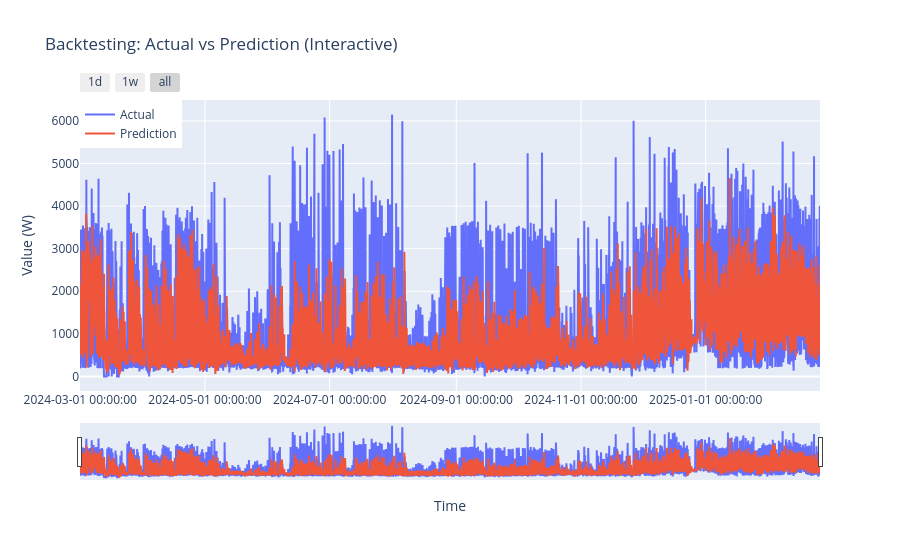

Here is the notebook cell this chart was saved with:
### Code cell
import plotly.graph_objs as go
from plotly.offline import iplot

fig = go.Figure()
fig.add_trace(go.Scatter(
    x=test_backtest_comparison.index.strftime("%Y-%m-%d %H:%M:%S"),
    y=test_backtest_comparison["train"],
    mode='lines',
    name='Actual'
))
fig.add_trace(go.Scatter(
    x=test_backtest_comparison.index.strftime("%Y-%m-%d %H:%M:%S"),
    y=test_backtest_comparison["pred"],
    mode='lines',
    name='Prediction'
))

fig.update_layout(
    title="Backtesting: Actual vs Prediction (Interactive)",
    xaxis_title="Time",
    yaxis_title="Value (W)",
    legend=dict(x=0, y=1),
    hovermode="x unified",
    xaxis=dict(
        tickformat='%Y-%m-%d %H:%M:%S',
        rangeslider=dict(visible=True),  # Add slider for time selection
        rangeselector=dict(
            buttons=list([
                dict(count=1, label="1d", step="day", stepmode="backward"),
                dict(count=7, label="1w", step="day", stepmode="backward"),
                dict(step="all")
            ])
        )
    )
)

iplot(fig)

### Figure 1 — Plotly figure (JSON) as saved in the notebook; plotly's stock layout.template omitted (floating-point values rounded to 4 significant figures; data arrays with more than 128 entries replaced by an {"elided": "..."} marker saying what was removed)
{"data": [{"mode": "lines", "name": "Actual", "type": "scatter", "x": {"elided": "17380 str values"}, "y": {"elided": "17380 float values"}}, {"mode": "lines", "name": "Prediction", "type": "scatter", "x": {"elided": "17380 str values"}, "y": {"elided": "17380 float values"}}], "layout": {"hovermode": "x unified", "legend": {"x": 0, "y": 1}, "title": {"text": "Backtesting: Actual vs Prediction (Interactive)"}, "xaxis": {"rangeselector": {"buttons": [{"count": 1, "label": "1d", "step": "day", "stepmode": "backward"}, {"count": 7, "label": "1w", "step": "day", "stepmode": "backward"}, {"step": "all"}]}, "rangeslider": {"visible": true}, "tickformat": "%Y-%m-%d %H:%M:%S", "title": {"text": "Time"}}, "yaxis": {"title": {"text": "Value (W)"}}}}
